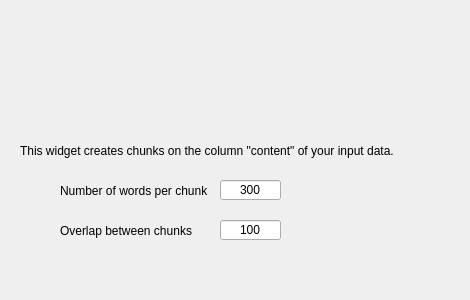
<?xml version="1.0" encoding="UTF-8"?>
<ui version="4.0">
 <class>Form</class>
 <widget class="QWidget" name="Form">
  <property name="geometry">
   <rect>
    <x>0</x>
    <y>0</y>
    <width>470</width>
    <height>300</height>
   </rect>
  </property>
  <property name="windowTitle">
   <string>Form</string>
  </property>
  <widget class="QLabel" name="Description">
   <property name="geometry">
    <rect>
     <x>20</x>
     <y>20</y>
     <width>431</width>
     <height>261</height>
    </rect>
   </property>
   <property name="text">
    <string>This widget creates chunks on the column &quot;content&quot; of your input data.</string>
   </property>
   <property name="textFormat">
    <enum>Qt::AutoText</enum>
   </property>
   <property name="alignment">
    <set>Qt::AlignLeading|Qt::AlignLeft|Qt::AlignVCenter</set>
   </property>
   <property name="wordWrap">
    <bool>true</bool>
   </property>
  </widget>
  <widget class="QLineEdit" name="chunkSize">
   <property name="geometry">
    <rect>
     <x>220</x>
     <y>180</y>
     <width>61</width>
     <height>20</height>
    </rect>
   </property>
   <property name="text">
    <string>300</string>
   </property>
   <property name="alignment">
    <set>Qt::AlignCenter</set>
   </property>
  </widget>
  <widget class="QLabel" name="label">
   <property name="geometry">
    <rect>
     <x>60</x>
     <y>180</y>
     <width>151</width>
     <height>21</height>
    </rect>
   </property>
   <property name="text">
    <string>Number of words per chunk</string>
   </property>
  </widget>
  <widget class="QLabel" name="label_2">
   <property name="geometry">
    <rect>
     <x>60</x>
     <y>220</y>
     <width>151</width>
     <height>21</height>
    </rect>
   </property>
   <property name="text">
    <string>Overlap between chunks</string>
   </property>
  </widget>
  <widget class="QLineEdit" name="QLoverlap">
   <property name="geometry">
    <rect>
     <x>220</x>
     <y>220</y>
     <width>61</width>
     <height>20</height>
    </rect>
   </property>
   <property name="text">
    <string>100</string>
   </property>
   <property name="alignment">
    <set>Qt::AlignCenter</set>
   </property>
  </widget>
 </widget>
 <resources/>
 <connections/>
</ui>
